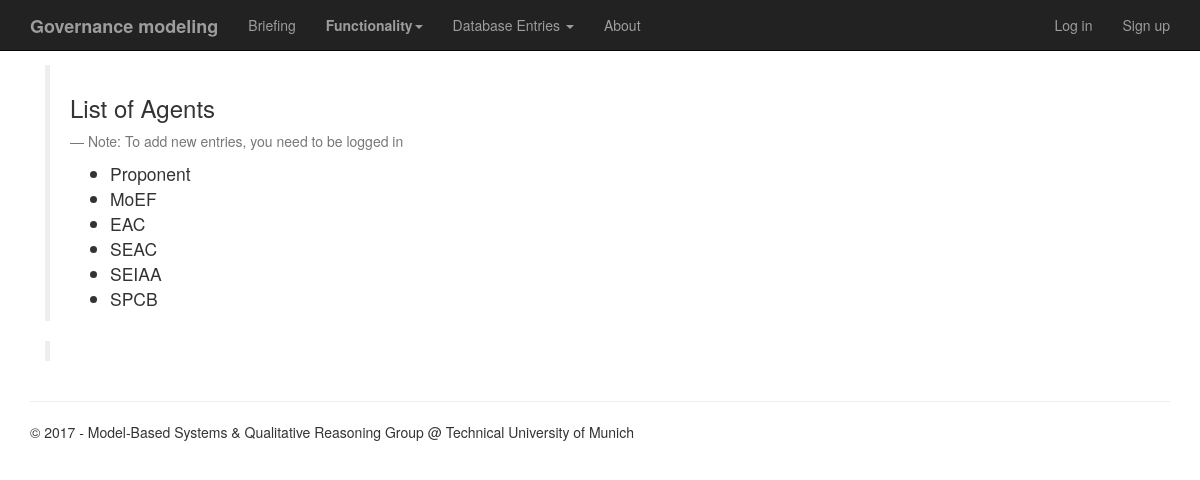
Page /dbcontent/Agents/list/ on the committed database.
### app/models.py (models this page shows, shortened)
class Agent(models.Model):
    name = models.CharField(max_length = 255, unique =True)

### dbcontent/views.py (the view)
def agent_list(request):
    posts = Agent.objects.all()
    return render(request, 'dbcontent/AgentList.html', {'posts':posts})

### dbcontent/templates/dbcontent/AgentList.html (shortened to what this page needs)
{% extends 'app/base.html' %}
{% block content %}
	<div class="container">
		<div class="row">
			<div class="col-xs-6">
				<blockquote>
				<h3>List of Agents</h3>
				{% if user.is_authenticated %}
				{% else %}
				<p><small>Note: To add new entries, you need to be logged in</small></p>
				{% endif %}
				<ul>
					{% for post in posts %}
						<li>
							{% if user.is_authenticated %}
								{{ post.name }}
							{% else %}
								{{ post.name }}
							{% endif %}
						</li>
					{% endfor %}
				</ul>
			</blockquote>
				<blockquote>
				</blockquote>
			</div>
		</div>
	</div>
{% endblock %}

### rows in the picture
Agent: name "Proponent"
Agent: name "MoEF"
Agent: name "EAC"
Agent: name "SEAC"
Agent: name "SEIAA"
Agent: name "SPCB"
